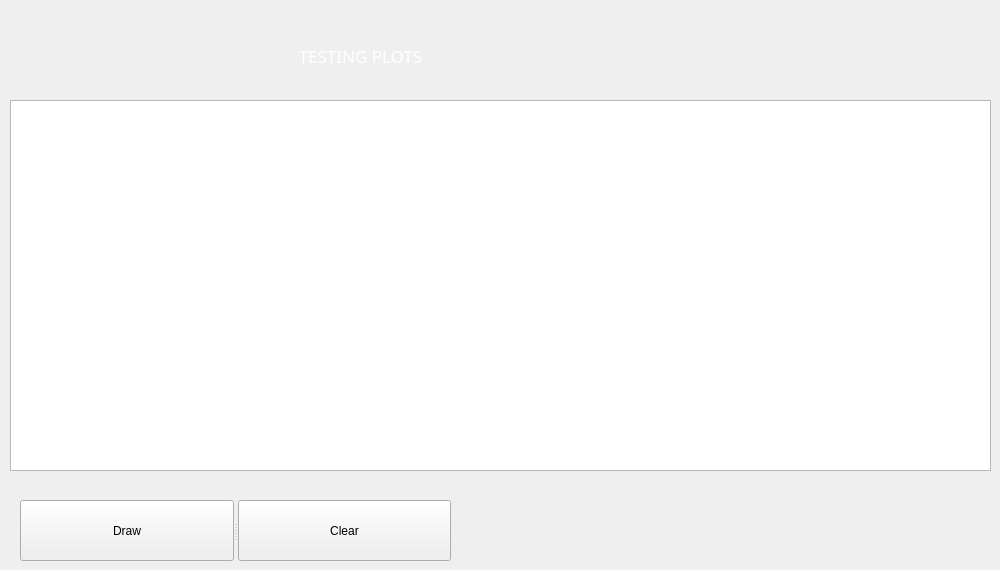
            <widget class="QWidget" name="page_settings_testing">
             <widget class="QLabel" name="label_5">
              <property name="geometry">
               <rect>
                <x>10</x>
                <y>30</y>
                <width>701</width>
                <height>51</height>
               </rect>
              </property>
              <property name="font">
               <font>
                <family>DM Sans</family>
                <pointsize>13</pointsize>
                <weight>50</weight>
                <italic>false</italic>
                <bold>false</bold>
               </font>
              </property>
              <property name="styleSheet">
               <string notr="true">color:#fff</string>
              </property>
              <property name="text">
               <string>TESTING PLOTS</string>
              </property>
              <property name="alignment">
               <set>Qt::AlignCenter</set>
              </property>
              <property name="wordWrap">
               <bool>true</bool>
              </property>
             </widget>
             <widget class="GraphicsLayoutWidget" name="graphicsView">
              <property name="geometry">
               <rect>
                <x>10</x>
                <y>100</y>
                <width>981</width>
                <height>371</height>
               </rect>
              </property>
             </widget>
             <widget class="QSplitter" name="splitter">
              <property name="geometry">
               <rect>
                <x>20</x>
                <y>500</y>
                <width>431</width>
                <height>61</height>
               </rect>
              </property>
              <property name="orientation">
               <enum>Qt::Horizontal</enum>
              </property>
              <widget class="QPushButton" name="pushButton_2">
               <property name="text">
                <string>Draw</string>
               </property>
              </widget>
              <widget class="QPushButton" name="pushButton_3">
               <property name="text">
                <string>Clear</string>
               </property>
              </widget>
             </widget>
            </widget>
